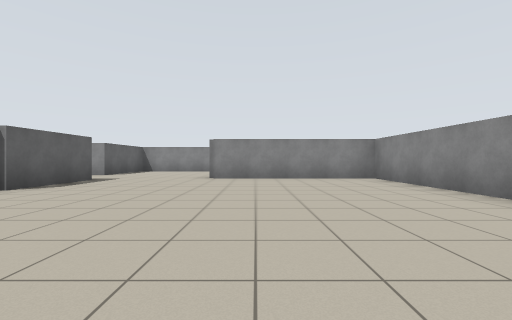
[1] (above)

12 first-person views from a walk through a world built for the Player/Stage simulator. The camera is 0.94 m above the floor, looks level and sees 90° across. Floor lines are 1 m apart. The floor is counted in squares, 2 m on a side. Each view is taken from the middle of a square. On the plan, view 1 faces up. The plan holds only what a view shows up to about 9 squares ahead; the rest is blank. Robots are left out.

[2]
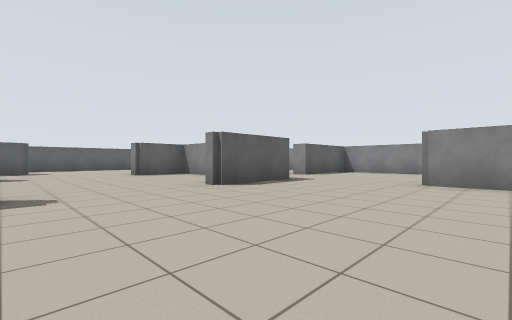

[3]
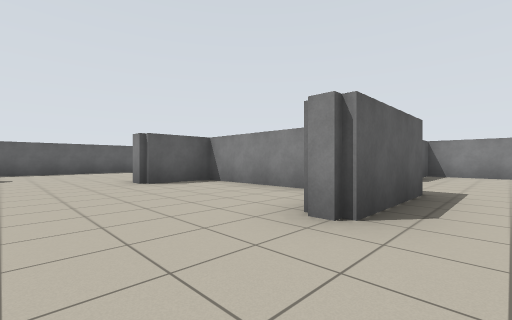

[4]
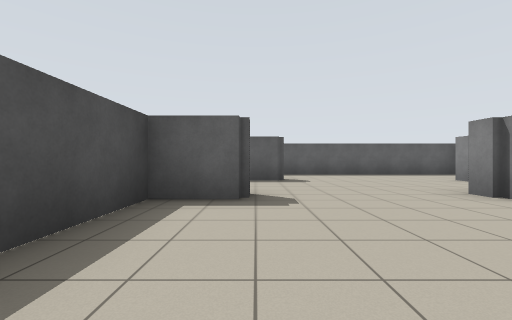

[5]
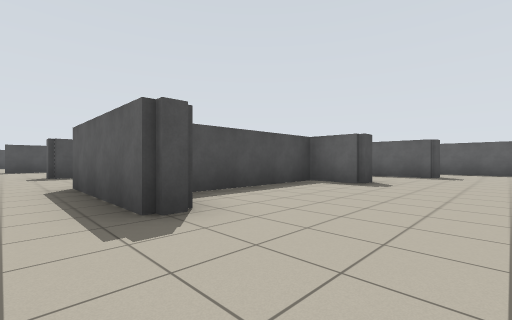

[6]
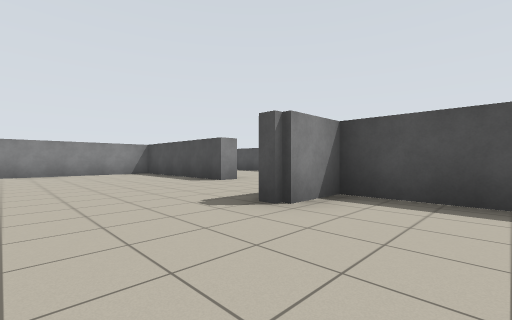

[7]
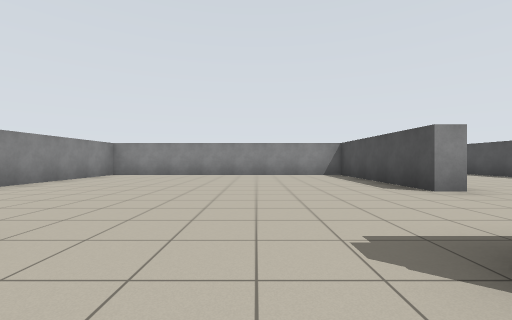

[8]
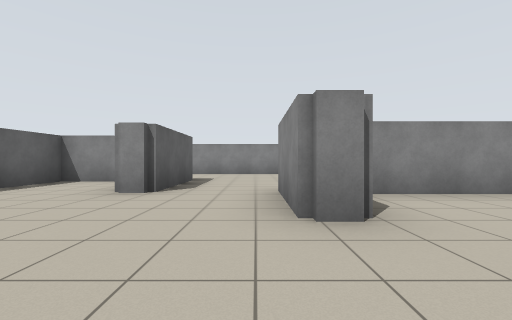

[9]
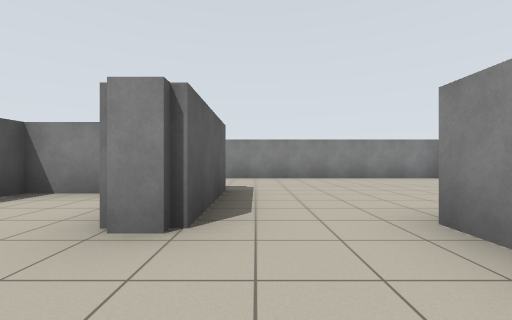

[10]
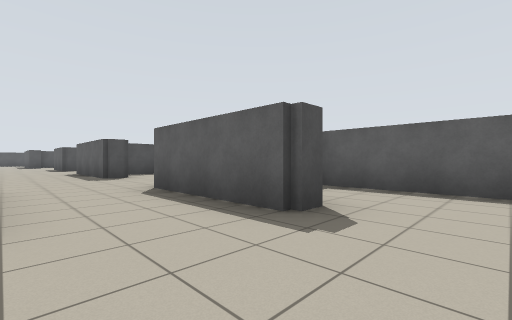

[11]
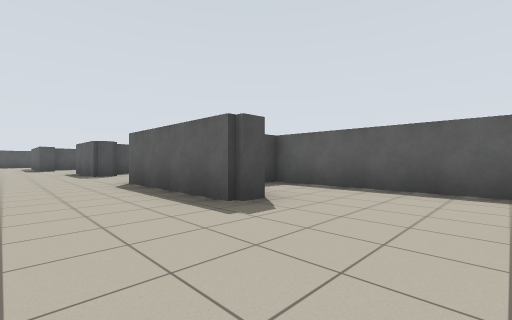

[12]
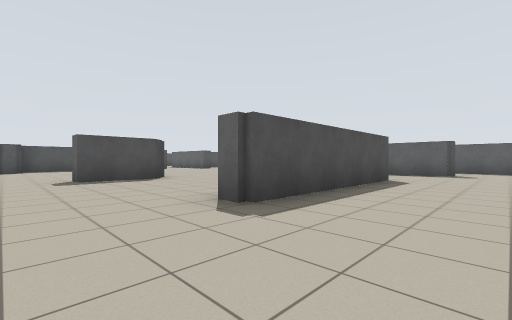

### Floor plan
Key: @ floor where view 1 was taken; # wall or solid block; . floor.
Columns run from 14 left of view 1 to 4 right of it. Each row starts with its distance up from view 1.
 11    ##########
 10    ......#...
  9    ......#...
  8 ####.... #...
  7 #..#...  ....#####
  6 #..#..#####......#
  5 #.....#...#......#
  4 #.....#...#......#
  3 #................#
  2 #................#
  1 #..#.............#
  0 ####..#...#...@..#
 -1    #..#####..#####
 -2 #.....    #. ..
 -3 #............ ..
 -4 #............  ..
 -5 #..#..#####..   ###
 -6 ####..    ...
 -7    #..   ....
 -8    ...  .....
 -9    ...  ..##.
-10   ....  .###.
-11   ##..     ..
-12    #..     ..
-13     ..     ..
-14            ..
-15             #

Where each view was taken, in squares from view 1:
view 1: 0 up, 0 right, facing up
view 2: 1 up, 0 right, facing up-left
view 3: 2 up, 3 left, facing up-left
view 4: 1 up, 5 left, facing left
view 5: 3 up, 3 left, facing down-left
view 6: 3 up, 6 left, facing down-right
view 7: 2 up, 5 left, facing right
view 8: 2 up, 9 left, facing up
view 9: 4 up, 10 left, facing up
view 10: 3 up, 9 left, facing down-left
view 11: 2 down, 9 left, facing down-left
view 12: 3 down, 2 left, facing down-left
